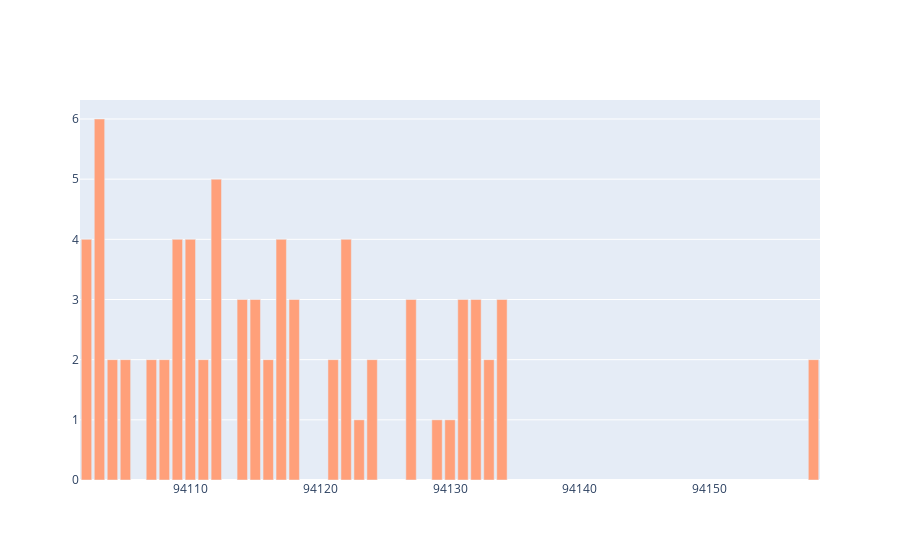

Write notebook code for a chart like this one.
### Code cell
%%local
import plotly
import plotly.graph_objects as go

x = zip_id_count_tab['_1']
y = zip_id_count_tab['_2']

# Use the hovertext kw argument for hover text
fig = go.Figure(data=[go.Bar(x=x, y=y, 
                             marker_color='lightsalmon',
                             hovertext=x)])
fig.update_layout(xaxis=dict(tickformat="digit"))
fig.show()

### Figure 1 — Plotly figure (JSON) as saved in the notebook; plotly's stock layout.template omitted (floating-point values rounded to 4 significant figures)
{"data": [{"hovertext": [94102, 94103, 94104, 94105, 94107, 94108, 94109, 94110, 94111, 94112, 94114, 94115, 94116, 94117, 94118, 94121, 94122, 94123, 94124, 94127, 94129, 94130, 94131, 94132, 94133, 94134, 94158], "marker": {"color": "lightsalmon"}, "type": "bar", "x": [94102, 94103, 94104, 94105, 94107, 94108, 94109, 94110, 94111, 94112, 94114, 94115, 94116, 94117, 94118, 94121, 94122, 94123, 94124, 94127, 94129, 94130, 94131, 94132, 94133, 94134, 94158], "y": [4, 6, 2, 2, 2, 2, 4, 4, 2, 5, 3, 3, 2, 4, 3, 2, 4, 1, 2, 3, 1, 1, 3, 3, 2, 3, 2]}], "layout": {"autosize": true, "xaxis": {"autorange": true, "range": [94100.0, 94160.0], "tickformat": "digit", "type": "linear"}, "yaxis": {"autorange": true, "range": [0, 6.316], "type": "linear"}}}
